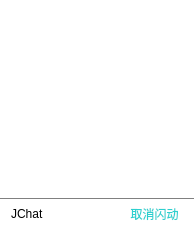
<?xml version="1.0" encoding="UTF-8"?>
<ui version="4.0">
 <class>TrayIconMessage</class>
 <widget class="QWidget" name="TrayIconMessage">
  <property name="geometry">
   <rect>
    <x>0</x>
    <y>0</y>
    <width>194</width>
    <height>228</height>
   </rect>
  </property>
  <property name="windowTitle">
   <string>TrayIconMessage</string>
  </property>
  <property name="styleSheet">
   <string notr="true">
QWidget {
    font-family: &quot;Microsoft YaHei&quot;;
	background-color: rgb(255, 255, 255);
}

QListView
{
	border:none;
}

QToolButton
{
	border:none;
	color: rgb(45, 208, 207);
}

#frameTitle
{
	border:none;
	border-top:1px solid gray;

}</string>
  </property>
  <layout class="QVBoxLayout" name="verticalLayout">
   <property name="spacing">
    <number>0</number>
   </property>
   <property name="leftMargin">
    <number>0</number>
   </property>
   <property name="topMargin">
    <number>0</number>
   </property>
   <property name="rightMargin">
    <number>0</number>
   </property>
   <property name="bottomMargin">
    <number>0</number>
   </property>
   <item>
    <widget class="QListView" name="listView">
     <property name="sizePolicy">
      <sizepolicy hsizetype="Expanding" vsizetype="MinimumExpanding">
       <horstretch>0</horstretch>
       <verstretch>0</verstretch>
      </sizepolicy>
     </property>
    </widget>
   </item>
   <item>
    <widget class="QFrame" name="frameTitle">
     <property name="sizePolicy">
      <sizepolicy hsizetype="Preferred" vsizetype="Preferred">
       <horstretch>0</horstretch>
       <verstretch>0</verstretch>
      </sizepolicy>
     </property>
     <property name="minimumSize">
      <size>
       <width>0</width>
       <height>30</height>
      </size>
     </property>
     <property name="maximumSize">
      <size>
       <width>16777215</width>
       <height>30</height>
      </size>
     </property>
     <property name="frameShape">
      <enum>QFrame::StyledPanel</enum>
     </property>
     <property name="frameShadow">
      <enum>QFrame::Raised</enum>
     </property>
     <layout class="QHBoxLayout" name="horizontalLayout_2">
      <property name="topMargin">
       <number>0</number>
      </property>
      <property name="bottomMargin">
       <number>0</number>
      </property>
      <item>
       <widget class="QLabel" name="label">
        <property name="text">
         <string>JChat</string>
        </property>
       </widget>
      </item>
      <item>
       <widget class="QToolButton" name="toolButton">
        <property name="text">
         <string>取消闪动</string>
        </property>
       </widget>
      </item>
     </layout>
    </widget>
   </item>
  </layout>
 </widget>
 <layoutdefault spacing="6" margin="11"/>
 <resources/>
 <connections/>
</ui>
